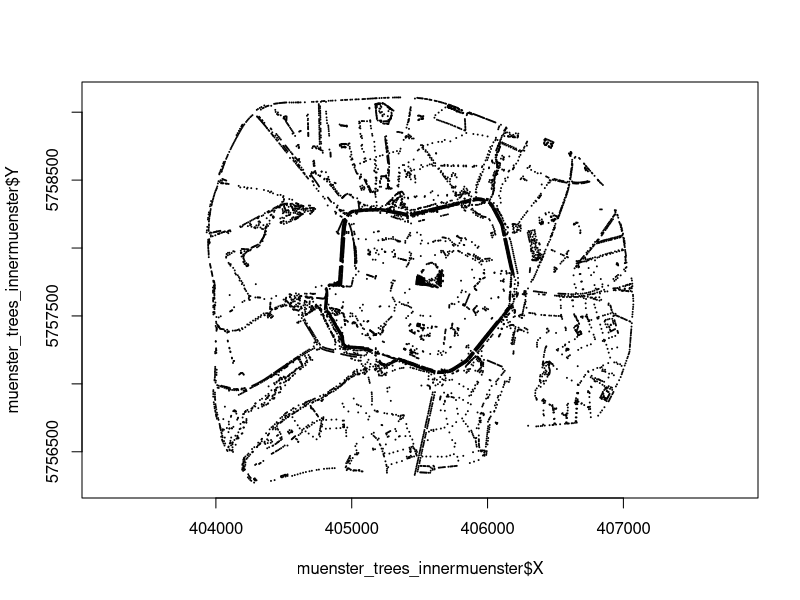

Recreate this plot in R.
## ---- chunk 1
# zur besseren unterscheidung: "bezirke" ist der data.frame, "district" ist der spaltenname
bezirke = read.csv("../data/muenster_districts.csv")
trees = read.csv("../data/muenster_trees.csv")
## ---- chunk 2
head(bezirke)
head(trees)

str(bezirke)
str(trees)

## ---- chunk 3
table(bezirke$district_group)
unique(bezirke$district_group)
## ---- chunk 4
bezirke$district[which.max(bezirke$area)]
# oder:
bezirke[bezirke$area == max(bezirke$area),]$district
## ---- chunk 5
sum(bezirke[bezirke$district_group == "Altstadt",]$area)
# oder:
sum(bezirke$area[which(bezirke$district_group == "Altstadt")])


## ---- chunk 6
bezirke[which(bezirke$district=="Schloss"),]$district_group
# oder
bezirke$district_group[which(bezirke$district=="Schloss")]
## ---- chunk 7
mw = which(bezirke$district_group == "Münster-West")
bezirke[mw,]$district

# oder
bezirke$district[bezirke$district_group == "Münster-West"]
## ---- chunk 8
v = trees$species
length(unique(v))
# oder
length(table(trees$species))
## ---- chunk 9
sum(trees$species == "Fagus")

# oder:
fagus = trees[trees$species == "Fagus",]
nrow(fagus)
length(fagus$species)

## ---- chunk 10
v1 = sort(table(trees$district), decreasing = TRUE)[1]
v1 # Name mit Baumanzahl

which.max(table(trees$district)) # Name mit Index
## ---- chunk 11
which.max(table(trees$district[trees$species == "Magnolia"]))

muenster_Magnolia <- trees[trees$species== "Magnolia",]
table(muenster_Magnolia$district)
## ---- chunk 12


# Welche districts sind in den districtgruppen "Altstadt" und "Innnestadtring"?
innermuenster = bezirke$district[bezirke$district_group == "Altstadt"| bezirke$district_group == "Innenstadtring"]
innermuenster

# diesen Vektor benutzen um die Bäume zu filter:
muenster_trees_innermuenster = trees[trees$district %in% innermuenster,]

# Dann X und Y plotten, asp = 1 verhindert verzerrung (aspect ratio), cex = 0.1 ist die Punktgrösse
plot(muenster_trees_innermuenster$X, muenster_trees_innermuenster$Y,
     asp = 1, cex = 0.1)


